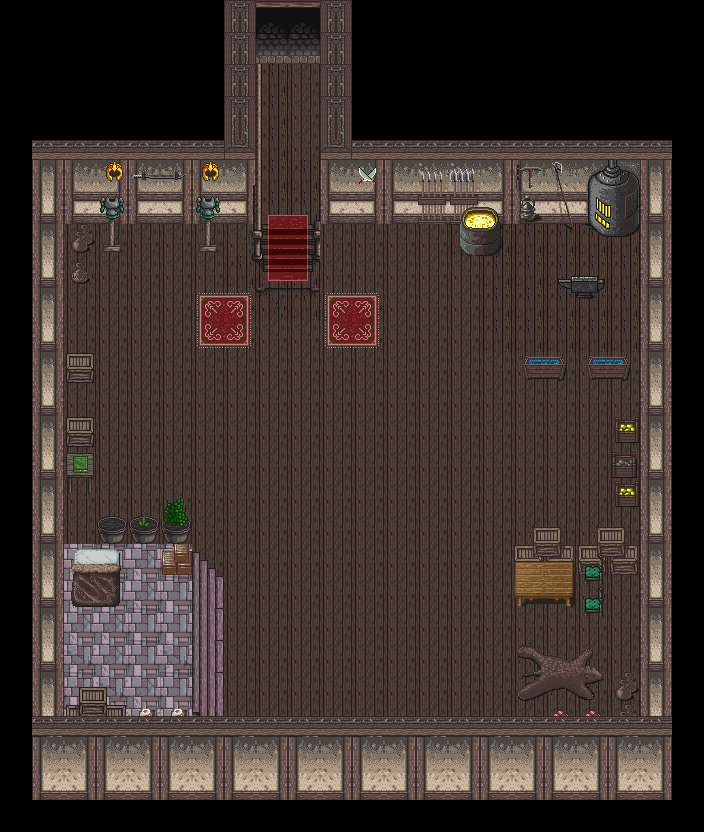

Below is a game level as drawn by its tile map, then a one-line description and the .tmx that defines it (tile-layer data replaced by summaries):
An orthogonal 22x26 tile map with 32x32 px tiles, 5 tile layers (Boden, behindPlayer, behindplayerbeforewalls, beforePlayer, ...), 3 tilesets and 27 objects (24x Wall, Goal, Hero, Critter).

<map version="1.0" orientation="orthogonal" renderorder="right-down" width="22" height="26" tilewidth="32" tileheight="32" nextobjectid="39">
 <tileset firstgid="1" name="hyptosis_tile-art-batch-4" tilewidth="32" tileheight="32" tilecount="900">
  <image source="LevelArt/hyptosis_tile-art-batch-4.png" width="960" height="960" />
 </tileset>
 <tileset firstgid="901" name="hyptosis_tile-art-batch-5" tilewidth="32" tileheight="32" tilecount="722">
  <image source="LevelArt/hyptosis_tile-art-batch-5.png" width="636" height="1219" />
 </tileset>
 <tileset firstgid="1623" name="hyptosis_til-art-batch-2" tilewidth="32" tileheight="32" tilecount="900">
  <image source="LevelArt/hyptosis_til-art-batch-2.png" width="960" height="960" />
 </tileset>
 <layer name="Boden" width="22" height="26">
  <data>[572 cells, 420 non-empty, 10 distinct tile ids]</data>
 </layer>
 <layer name="behindPlayer" width="22" height="26">
  <data>[572 cells, 128 non-empty, 56 distinct tile ids]</data>
 </layer>
 <layer name="behindplayerbeforewalls" width="22" height="26">
  <data>[572 cells, 52 non-empty, 39 distinct tile ids]</data>
 </layer>
 <layer name="beforePlayer" width="22" height="26">
  <data>[572 cells, 66 non-empty, 11 distinct tile ids]</data>
 </layer>
 <layer name="top" width="22" height="26">
  <data>[572 cells, 26 non-empty, 3 distinct tile ids]</data>
 </layer>
 <objectgroup name="walls">
  <object id="1" name="Wall" type="Wall" x="31" y="140" width="229" height="78" />
  <object id="2" name="Wall" type="Wall" x="319" y="145" width="346" height="72" />
  <object id="3" name="Wall" type="Wall" x="456" y="218" width="50" height="36" />
  <object id="4" name="Wall" type="Wall" x="641" y="218" width="32" height="578" />
  <object id="5" name="Wall" type="Wall" x="32" y="747" width="607" height="50" />
  <object id="6" name="Wall" type="Wall" x="31" y="219" width="32" height="524" />
  <object id="7" name="Wall" type="Wall" x="70" y="358" width="32" height="32" />
  <object id="8" name="Wall" type="Wall" x="67" y="420" width="32" height="32" />
  <object id="9" name="Wall" type="Wall" x="73" y="547" width="46" height="58" />
  <object id="10" name="Wall" type="Wall" x="62" y="518" width="132" height="32" />
  <object id="11" name="Wall" type="Wall" x="513" y="548" width="123" height="32" />
  <object id="12" name="Wall" type="Wall" x="512.667" y="582.333" width="64" height="32" />
  <object id="15" name="Wall" type="Wall" x="523" y="356" width="32" height="32" />
  <object id="16" name="Wall" type="Wall" x="588" y="359" width="32" height="32" />
  <object id="17" name="Wall" type="Wall" x="559" y="279" width="32" height="32" />
  <object id="19" name="Wall" type="Wall" x="223" y="3" width="35" height="133" />
  <object id="20" name="Wall" type="Wall" x="318" y="2" width="36" height="138" />
  <object id="21" name="Wall" type="Wall" x="617" y="424" width="32" height="32" />
  <object id="22" name="Wall" type="Wall" x="617" y="454" width="32" height="32" />
  <object id="23" name="Wall" type="Wall" x="617" y="489" width="32" height="32" />
  <object id="28" name="Goal" type="Goal" x="261" y="7" width="54" height="45" />
  <object id="31" name="Hero" type="Hero" x="132" y="635" width="33" height="32" />
  <object id="33" name="Critter" type="Critter" x="506" y="443" width="32" height="32" />
  <object id="34" name="Wall" type="Wall" x="226" y="223" width="32" height="59.5" />
  <object id="35" name="Wall" type="Wall" x="313.25" y="220.25" width="32" height="59.5" />
  <object id="36" name="Wall" type="Wall" x="162" y="549" width="32" height="32" />
  <object id="37" name="Wall" type="Wall" x="64" y="453" width="32" height="32" />
 </objectgroup>
</map>
